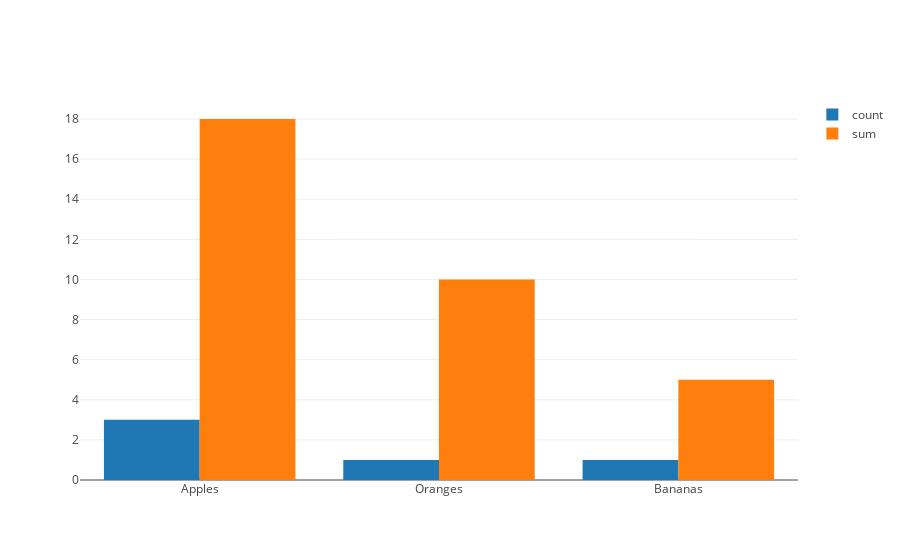

The cell this chart's notebook holds for it:
### Markdown cell above
# Specify Binning Function

### Code cell
import plotly.graph_objs as go

x = ["Apples","Apples","Apples","Oranges", "Bananas"]
y = ["5","10","3","10","5"]

data = [
  go.Histogram(
    histfunc = "count",
    y = y,
    x = x,
    name = "count"
  ),
  go.Histogram(
    histfunc = "sum",
    y = y,
    x = x,
    name = "sum"
  )
]

pyo.iplot(data, filename='binning function')

### Figure 1 — Plotly figure (JSON) as saved in the notebook; plotly's stock layout.template omitted (floating-point values rounded to 4 significant figures)
{"data": [{"histfunc": "count", "name": "count", "type": "histogram", "uid": "e5fe40e3-3ff4-4908-831b-8cb445f4a627", "x": ["Apples", "Apples", "Apples", "Oranges", "Bananas"], "y": ["5", "10", "3", "10", "5"]}, {"histfunc": "sum", "name": "sum", "type": "histogram", "uid": "4392209a-fda7-4340-a93b-b4ae33394832", "x": ["Apples", "Apples", "Apples", "Oranges", "Bananas"], "y": ["5", "10", "3", "10", "5"]}], "layout": {}}
